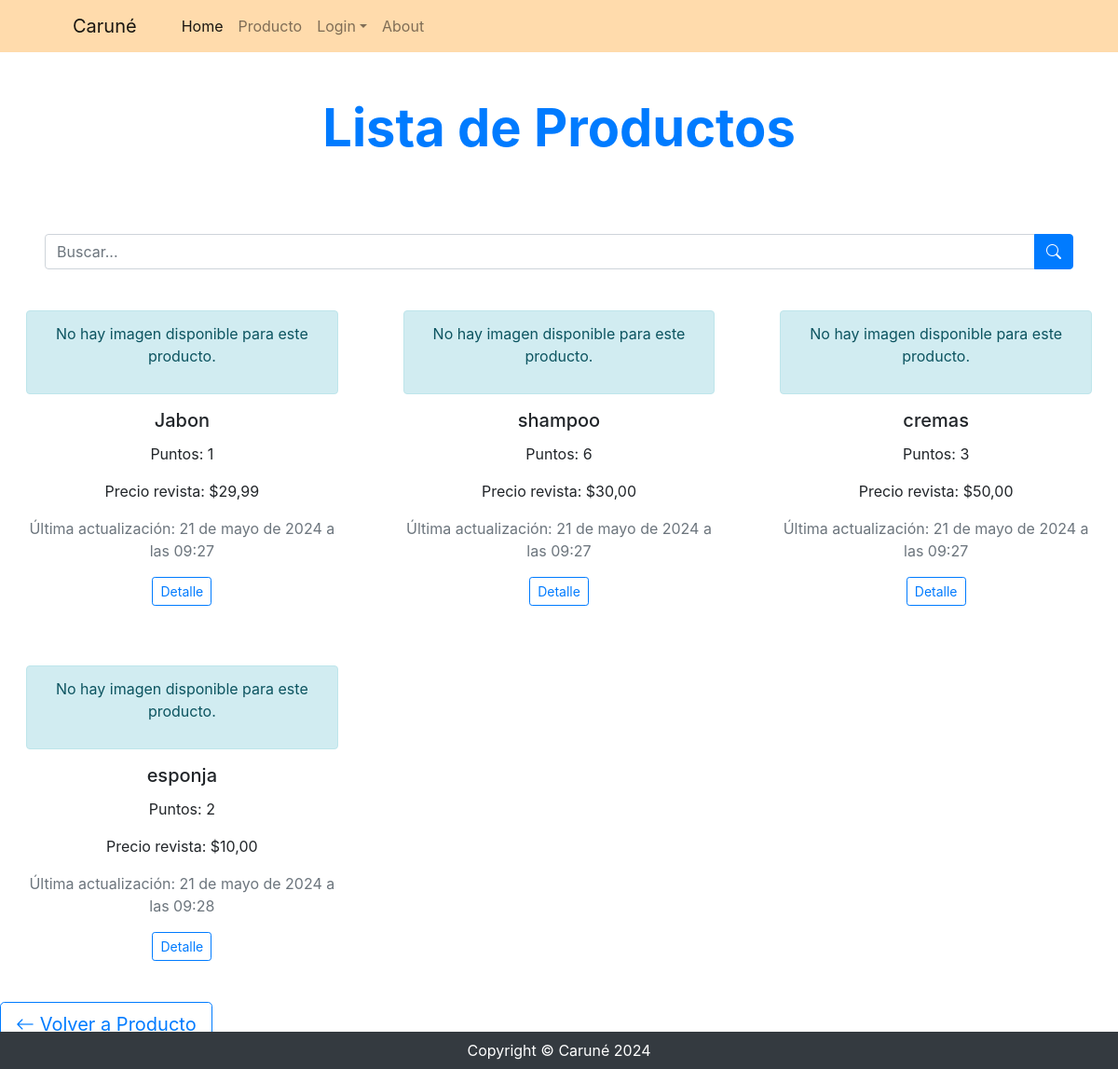
/producto/productocategoria/list/, run on an earlier commit of the app's database.
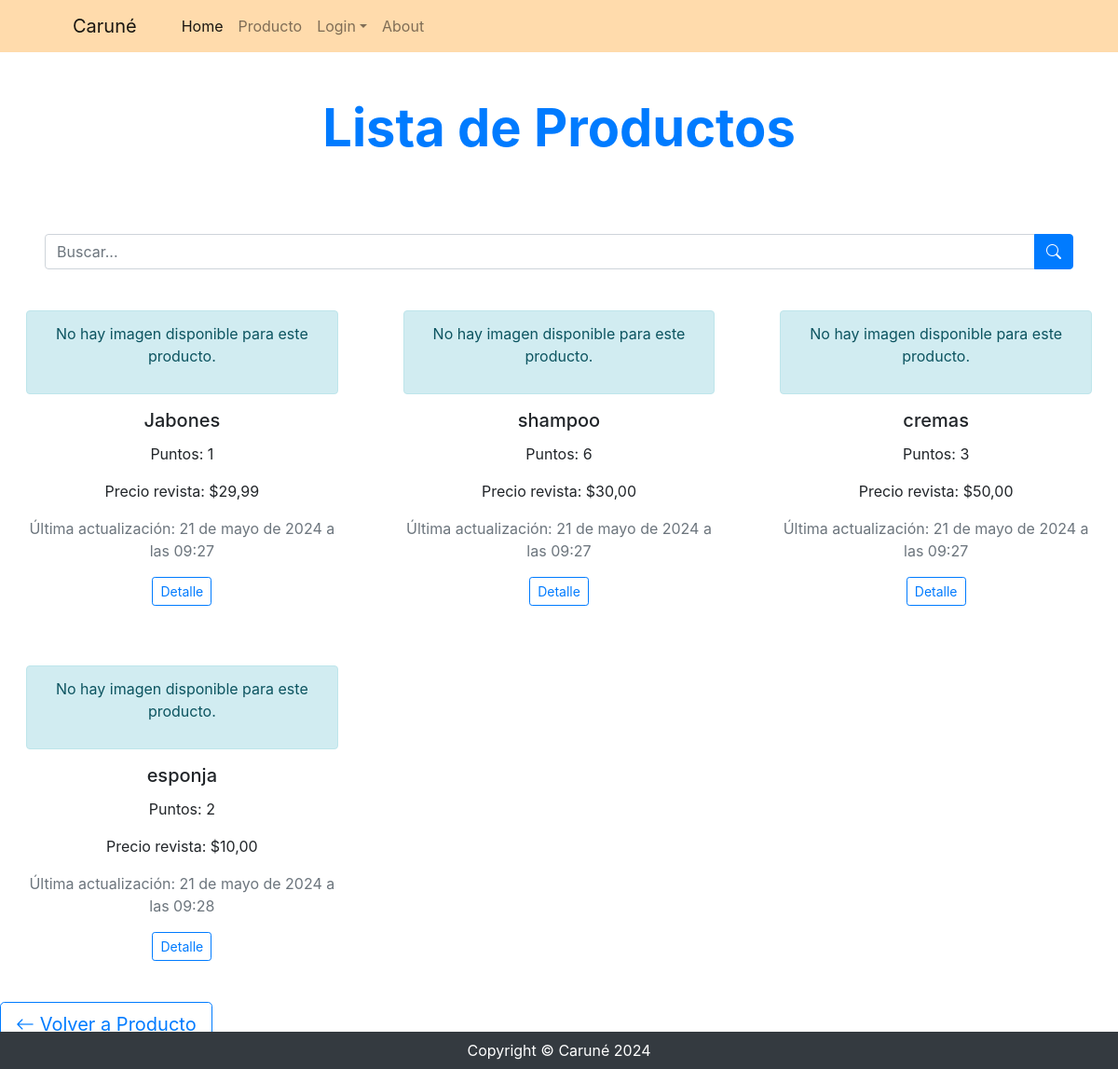
And on a later commit of the database.
### producto/models.py (models this page shows, shortened)
class ProductoCategoria(models.Model):
    nombre = models.CharField(max_length=100, unique=True)
    codigo = models.PositiveIntegerField(null=False, blank=False, unique=True, default=1, verbose_name="código")
    puntos = models.PositiveIntegerField(blank=True, default=1)
    descripcion = models.CharField(max_length=300, null=True, blank=True, verbose_name="descripción")
    fecha = models.DateTimeField(auto_now=True, null=True, blank=True, editable=False, verbose_name= "Última actualización")
    precio_revista = models.DecimalField(max_digits=300, decimal_places=2, default=Decimal('0.00'))
    foto_producto = models.ImageField(upload_to="productos", null=True, blank=True)
    class Meta:
        verbose_name = "Categoría de productos"
        verbose_name_plural = "Categorías de productos"

### producto/views.py (the view)
# urls.py: path("productocategoria/list/", views.ProductoCategoriaList.as_view(), name="productocategoria_list"),
class ProductoCategoriaList(ListView):
    model = models.ProductoCategoria
    template_name = 'producto/productocategoria_list.html'
    context_object_name = 'categorias'
    def get_queryset(self):
        queryset = super().get_queryset()
        consulta = self.request.GET.get('consulta')
        if consulta:
            queryset = queryset.filter(nombre__icontains=consulta)
        return queryset

### producto/templates/producto/productocategoria_list.html (shortened to what this page needs)
{% extends 'core/base.html' %}
{% block titulo %}
    {% include 'core/components/titulo1.html' with titulo="Lista de Productos"%}
{% endblock titulo %}
{% block contenido %}
    <div class="py-lg-4 px-5 ">
        <form action="" method="get" class="input-group">
        <input type="text" name="consulta" class="form-control" placeholder="Buscar...">
        <button type="submit" class="btn btn-primary">
            <i class="bi bi-search"></i>
        </button>
        </form>
    </div>
    <div class="row px-2">
        {% for producto in object_list %}
            <div class="col-md-4 mb-4">
                <div class="card border-0">
                    <div class="card-body text-center">
                        {% if producto.foto_producto %}
                            <img src="{{ producto.foto_producto.url }}" class="img-fluid" alt="{{ producto.nombre }}">
                        {% else %}
                        <div class="alert alert-info">
                            <p>No hay imagen disponible para este producto.</p>
                        </div>
                        {% endif %}
                        <h5 class="card-title">{{ producto.nombre }}</h5>
                        <p class="card-text">Puntos: {{ producto.puntos }}</p>
                        <p class="card-text">Precio revista: ${{ producto.precio_revista }}</p>
                        <p class="card-text text-muted">Última actualización: {{ producto.fecha }}</p>
                        <div class="d-flex justify-content-center">
                            <div class="btn-group">
                                <a href="{% url 'producto:productocategoria_detail' producto.id %}" class="btn btn-sm btn-outline-primary">Detalle</a>
                            </div>
                        </div>
                    </div>
                </div>
            </div>
            {% if forloop.counter|divisibleby:3 %}
                </div><div class="row px-2">
            {% endif %}
        {% endfor %}
    </div>
    <div class="fs-3 pb-4">
        <a href="{% url 'producto:home' %}" class="btn btn-outline-primary btn-lg">
          <i class="bi bi-arrow-left"></i> Volver a Producto
        </a>
    </div>
{% endblock contenido %}

What changed in the data, as far as the page shows it:
changed ProductoCategoria: nombre "Jabon" → "Jabones"
